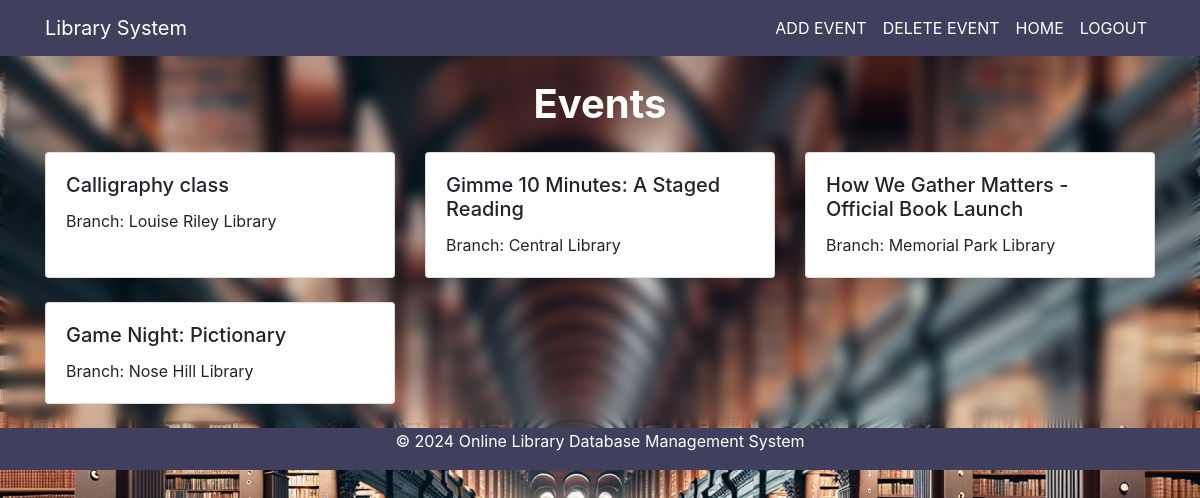
Page /includes/admin-event.php (signed in) on the committed database.
### tables this page shows
CREATE TABLE `event` (
  `EventID` int(100) NOT NULL,
  `EventName` varchar(250) NOT NULL,
  `BranchID` int(100) NOT NULL,
  `Date` timestamp(4) NULL DEFAULT NULL,
  `Description` varchar(200) NOT NULL
);

CREATE TABLE `branch` (
  `BranchID` int(100) NOT NULL,
  `Branch Name` varchar(100) NOT NULL,
  `Address` varchar(250) NOT NULL
);

### includes/admin-event.php (the view, shortened to what this page needs)
<?php
include('sqlconnect.php');
?>
<!DOCTYPE html>
<html lang="en">
<head>
  <link rel="stylesheet" href="https://stackpath.bootstrapcdn.com/bootstrap/4.5.2/css/bootstrap.min.css">
  <link rel="stylesheet" href="https://cdnjs.cloudflare.com/ajax/libs/font-awesome/5.15.3/css/all.min.css">
</head>
<body>
<nav class="navbar navbar-expand-lg navbar-custom">
  <div class="container">
    <a class="navbar-brand" href="#">Library System</a>
    <div class="collapse navbar-collapse" id="navbarNav">
      <ul class="navbar-nav ml-auto">
      <li class="nav-item"><a class="nav-link" href="add-event.php">ADD EVENT</a></li>
      <li class="nav-item"><a class="nav-link" href="delete-event.php">DELETE EVENT</a></li>
      <li class="nav-item"><a class="nav-link" href="admin-dashboard.php">HOME</a></li>
        <li class="nav-item"><a class="nav-link" href="admin-login.php">LOGOUT</a></li>
      </ul>
    </div>
  </div>
</nav>
<div class="container mt-4">
  <h1 class="text-center mb-4 dashboard-title">Events</h1>
  <div class="row">
    <?php
    $sql = "SELECT event.*, branch.`Branch Name`, branch.`Address` FROM branch JOIN event ON branch.BranchID = event.BranchID ";
    $result = mysqli_query($con, $sql);
    while ($row = mysqli_fetch_assoc($result)) { ?>
      <div class="col-md-4 mb-4">
        <div class="card book-card h-100" onclick="window.location.href='admin-about-event.php?EventID=<?php echo $row['EventID']; ?>'">
          <div class="card-body">
            <h5 class="card-title"><?php echo htmlspecialchars($row['EventName']); ?></h5>
            <p class="card-text">Branch: <?php echo htmlspecialchars($row['Branch Name']); ?></p>
          </div>
        </div>
      </div>
    <?php } ?>
  </div>
</div>
<div class="footer">
  <p>&copy; 2024 Online Library Database Management System</p>
</div>
</body>
</html>

### includes/admin-event.php (style rules this page uses)
.navbar-custom { background-color: #403F5D; color: #fff; }
.navbar-custom .navbar-brand, .navbar-custom .navbar-text, .navbar-custom a { color: #fff; }
.book-card { transition: transform .2s; cursor: pointer; }
.footer { background-color: #403F5D; color: white; text-align: center; padding: 1px; position: fixed; left: 0; bottom: 80; width: 100%; }
body { background-image: url('bookimg/bgpic.jpg'); background-size: cover; background-position: center; background-attachment: fixed; backdrop-filter: blur(7px); }
.dashboard-title { color: #fff; font-weight: bold; text-align: center; z-index: 999; }

### rows in the picture
event: EventName "Calligraphy class", BranchID "Louise Riley Library"
event: EventName "Gimme 10 Minutes: A Staged Reading", BranchID "Central Library"
event: EventName "How We Gather Matters - Official Book Launch", BranchID "Memorial Park Library"
event: EventName "Game Night: Pictionary", BranchID "Nose Hill Library"
